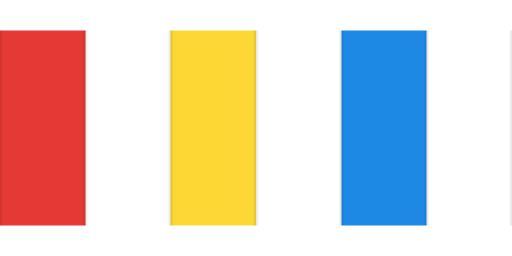
#> input picture app/src/main/assets/balls/tex_0.png, 512 x 256 px, given in place of src.webp, which was not available
$ python seg.py ../../app/src/main/assets/balls
#> lines starting #> are read from the running program, lines starting #| are printed output that depends on the picture; after the words box and inside, x2 and y2 are one past the last pixel; in counts of white or black regions, pixels touching at a corner belong together
import sys, numpy as np
from PIL import Image, ImageDraw
D=sys.argv[1]
im=Image.open(f'{D}/src.webp').convert('RGB'); W,H=im.size
#> after `W, H = im.size`: W = 512; H = 256
a=np.asarray(im).astype(np.float32)
mx=a.max(-1); mn=a.min(-1)

def shift(m,dx,dy):
    o=np.zeros_like(m)
    ys=slice(max(dy,0),H+min(dy,0)); yd=slice(max(-dy,0),H+min(-dy,0))
    xs=slice(max(dx,0),W+min(dx,0)); xd=slice(max(-dx,0),W+min(-dx,0))
    o[ys,xs]=m[yd,xd]; return o
def dilate(m,n=1):
    for _ in range(n):
        m=m|shift(m,1,0)|shift(m,-1,0)|shift(m,0,1)|shift(m,0,-1)
    return m
def erode(m,n=1): return ~dilate(~m,n)

def label(mask, minsize=1):
    """Connected components via PIL flood fill. Returns list of boolean masks."""
    img=Image.fromarray((mask*255).astype(np.uint8)).convert('RGB')
    arr=np.asarray(img); comps=[]
    todo=mask.copy(); k=0
    while todo.any():
        ys,xs=np.nonzero(todo); y,x=ys[0],xs[0]
        k+=1; col=(k%251+1, (k//251)%251+1, 7)
        ImageDraw.floodfill(img,(int(x),int(y)),col,thresh=0)
        arr=np.asarray(img)
        c=(arr[...,0]==col[0])&(arr[...,1]==col[1])&(arr[...,2]==7)
        todo&=~c
        if c.sum()>=minsize: comps.append(c)
    return comps

# --- background: outside the card (black corners) + white card + enclosed white pockets
whiteish=(mn>226)&((mx-mn)<30)
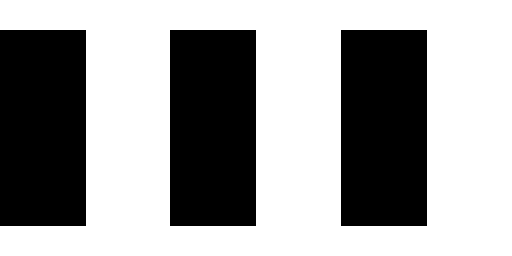
#> whiteish: shape (256, 512) bool; 61.4% white; 3 black regions, box (x1, y1, x2, y2) and area: (0, 30, 86, 226) 16856, (170, 30, 256, 226) 16856, (341, 30, 427, 226) 16856
black=mx<40
#> black: shape (256, 512) bool; every value is 0
cand=whiteish|black
bg=np.zeros((H,W),bool)
for c in label(cand, 1):
#> in label, `k = 0`: k = 0
    ys,xs=np.nonzero(c)
    if c.sum()>120 or c[0].any() or c[:,0].any(): bg|=c
#> this loop made 1 pass
fg=~bg
# drop specks
fgc=[c for c in label(fg,1)]
#> call 2 of label, with minsize = 1
#> the loop in label (call 2), `while todo.any():` made 3 passes
#> (x, col) on passes 1 to 3: (0, (2, 1, 7)), (170, (3, 1, 7)), (341, (4, 1, 7))
#> pass 1, in label (call 2), `todo&=~c`:
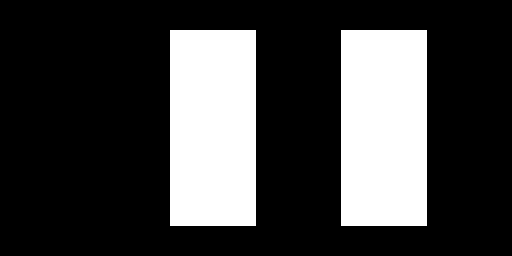
#> todo: shape (256, 512) bool; 25.7% white; 2 white regions, box (x1, y1, x2, y2) and area: (170, 30, 256, 226) 16856, (341, 30, 427, 226) 16856
#> after the loop in label (call 2), `while todo.any():`:
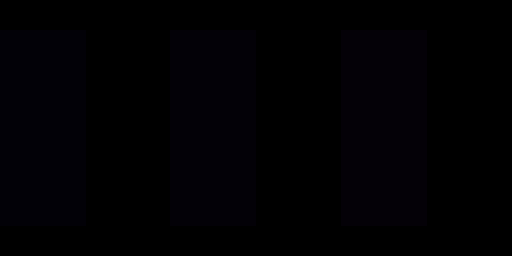
#> img: PIL image 512x256 RGB; mean R, G, B 1.16, 0.386, 2.7
#> after the loop in label (call 2), `while todo.any():`: comps = 3 items; k = 3
#> fgc = 3 items
fg=np.zeros_like(fg)
for c in fgc:
    if c.sum()>=60: fg|=c
#> this loop made 3 passes
bg=~fg
print('components fg:', sum(1 for c in fgc if c.sum()>=60))
#| components fg: 3
#> c: shape (256, 512) bool; 12.9% white; 1 white region, box (x1, y1, x2, y2) and area: (341, 30, 427, 226) 16856

# --- alpha by unmixing from white in a band around the boundary
band=dilate(fg,2)&~erode(fg,3)
#> the loop in dilate (call 2), `for _ in range(n):` made 3 passes
#> in erode, `def erode(m,n=1): return ~dilate(~m,n)`: returned value: shape (256, 512) bool; 35.2% white; 3 white regions, box (x1, y1, x2, y2) and area: (0, 33, 83, 223) 15770, (173, 33, 253, 223) 15200, (344, 33, 424, 223) 15200
#> band: shape (256, 512) bool; 5.6% white; 3 white regions, box (x1, y1, x2, y2) and area: (168, 28, 258, 228) 2788, (339, 28, 429, 228) 2788, (0, 28, 88, 228) 1824
interior=fg&~band
F=np.where(interior[...,None],a,0); Wt=interior.astype(np.float32)
Fs=F.copy(); Ws=Wt.copy()
for _ in range(8):  # spread interior colour outwards
    Fn=Fs.copy(); Wn=Ws.copy()
    for dx,dy in ((1,0),(-1,0),(0,1),(0,-1)):
        Fn+= np.stack([shift_f for shift_f in [np.roll(np.roll(Fs,dy,0),dx,1)]])[0]
        Wn+= np.roll(np.roll(Ws,dy,0),dx,1)
    Fs,Ws=Fn,Wn
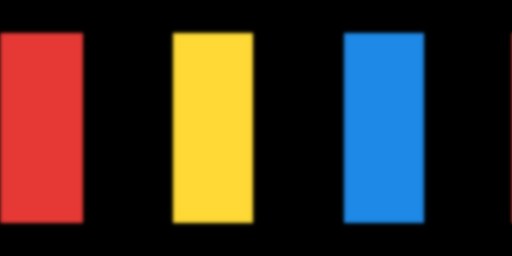
#> Fn: shape (256, 512, 3) float32; mean R, G, B 23555044, 18619690, 15256833; drawn with min black and max white
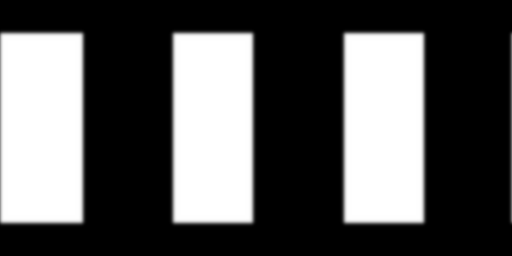
#> Wn: shape (256, 512) float32; min 0, max 390625, mean 137597.3; drawn with min black and max white
est=Fs/np.maximum(Ws,1e-3)[...,None]
d=255-est; c=255-a
alpha_b=np.clip((c*d).sum(-1)/np.maximum((d*d).sum(-1),1.0),0,1)
alpha=np.where(interior,1.0,np.where(band,alpha_b,0.0)).astype(np.float32)
col=np.where(band[...,None]&(Ws[...,None]>0),est,a)
# where unmixed alpha is small the colour estimate is what matters; keep original where solid
col=np.where((alpha>0.98)[...,None],a,col)

# --- classes
r,g,b=a[...,0],a[...,1],a[...,2]
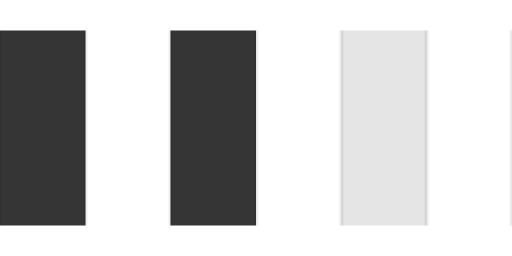
#> b: shape (256, 512) float32; min 48, max 255, mean 199.8
solid=alpha>0.5
#> solid: shape (256, 512) bool; 38.3% white; 3 white regions, box (x1, y1, x2, y2) and area: (341, 30, 427, 226) 16852, (170, 30, 256, 226) 16698, (0, 30, 86, 226) 16694
YY,XX=np.mgrid[0:H,0:W]
comps=[c&solid for c in label(solid,40)]
#> the loop in label (call 3), `while todo.any():` made 3 passes
#> (x, col) on passes 1 to 3: (0, (2, 1, 7)), (171, (3, 1, 7)), (342, (4, 1, 7))
#> pass 1, in label (call 3), `todo&=~c`:
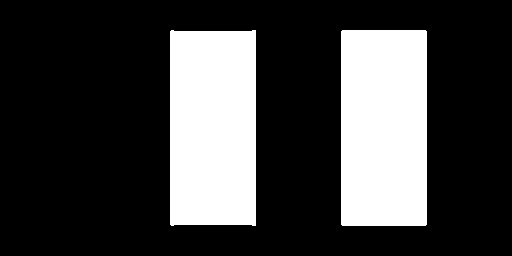
#> todo: shape (256, 512) bool; 25.6% white; 2 white regions, box (x1, y1, x2, y2) and area: (341, 30, 427, 226) 16852, (170, 30, 256, 226) 16698
#> after the loop in label (call 3), `while todo.any():`: k = 3
#> comps = 3 items
info=[]
for i,c in enumerate(comps):
    ys,xs=np.nonzero(c); info.append((i,c.sum(),xs.min(),ys.min(),xs.max(),ys.max()))
#> after the loop, info = [(0, 16694, 0, 30, 85, 225), (1, 16698, 170, 30, 255, 225), (2, 16852, 341, 30, 426, 225)]
for t in sorted(info,key=lambda t:-t[1])[:20]: print(t)
#> this loop made 3 passes
#| (2, 16852, 341, 30, 426, 225)
#| (1, 16698, 170, 30, 255, 225)
#| (0, 16694, 0, 30, 85, 225)
np.savez_compressed(f'{D}/seg.npz',alpha=alpha,col=col.astype(np.float32),fg=fg)

$ run again, on app/src/main/assets/balls/tex_10.png
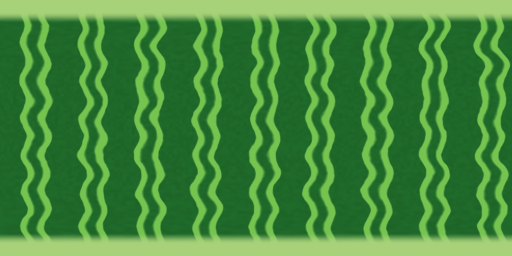
#> input picture app/src/main/assets/balls/tex_10.png, 512 x 256 px, given in place of src.webp, which was not available
#> whiteish: shape (256, 512) bool; every value is 0
#> img: PIL image 512x256 RGB; every value is 0
#> in label, `k = 0`: k = 0
#> fg: shape (256, 512) bool; every value is 1
#> img: PIL image 512x256 RGB; every value is 255
#> the loop in label (call 2), `while todo.any():` made 1 pass
#> (y, x, k, col) on pass 1: (0, 0, 1, (2, 1, 7))
#> fgc = 1 item
#> the loop `for c in fgc:` made 1 pass
#| components fg: 1
#> the loop in dilate (call 2), `for _ in range(n):` made 3 passes
#> Wt: shape (256, 512) float32; every value is 1
#> after the loop `for _ in range(8):`:
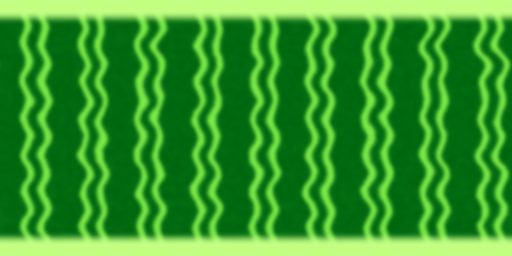
#> Fn: shape (256, 512, 3) float32; mean R, G, B 26637804, 54034020, 23655422; drawn with min black and max white
#> `r,g,b=a[...,0],a[...,1],a[...,2]`:
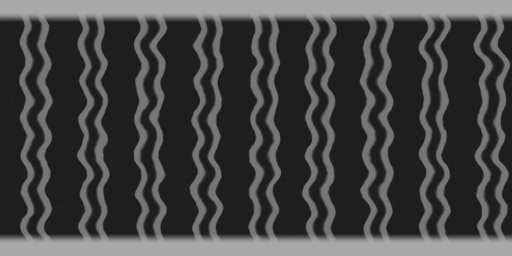
#> r: shape (256, 512) float32; min 29, max 168, mean 68.2
#> the loop `for i,c in enumerate(comps):` made 1 pass
#> after the loop `for i,c in enumerate(comps):`: info = [(0, 131072, 0, 0, 511, 255)]
#> the loop `for t in sorted(info,key=lambda t:-t[1])[:20]: print(t)` made 1 pass
#> (printed output is left out)

$ run again, on app/src/main/assets/balls/tex_11.png
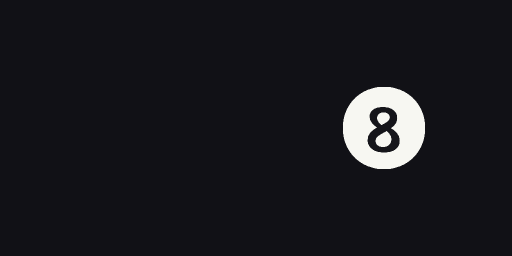
#> input picture app/src/main/assets/balls/tex_11.png, 512 x 256 px, given in place of src.webp, which was not available
#> `whiteish=(mn>226)&((mx-mn)<30)`:
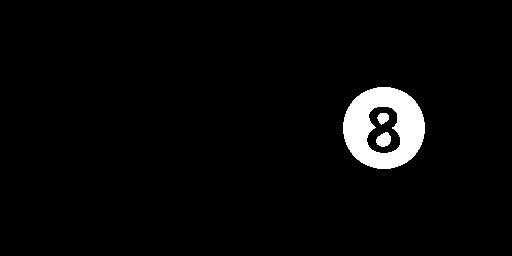
#> whiteish: shape (256, 512) bool; 3.4% white; 3 white regions, box (x1, y1, x2, y2) and area: (343, 87, 425, 169) 4145, (376, 132, 391, 147) 165, (377, 113, 389, 125) 102
#> black: shape (256, 512) bool; 96.4% white; 3 black regions, box (x1, y1, x2, y2) and area: (343, 87, 425, 169) 4400, (375, 131, 392, 147) 202, (377, 112, 390, 125) 130
#> cand: shape (256, 512) bool; 99.8% white; black in thin lines or dots, all inside (x1, y1, x2, y2) = (343, 87, 425, 169)
#> in label, `k = 0`: k = 0
#> the loop `for c in label(cand, 1):` made 1 pass
#> the loop in label (call 2), `while todo.any():` made 182 passes
#> (y, x, col) on passes 1 to 3: (87, 374, (2, 1, 7)), (87, 391, (3, 1, 7)), (88, 371, (4, 1, 7))
#> fgc = 182 items
#> bg: shape (256, 512) bool; every value is 1
#| components fg: 0
#> the loop in dilate (call 2), `for _ in range(n):` made 3 passes
#> F: shape (256, 512, 3) float32; every value is 0
#> Wt: shape (256, 512) float32; every value is 0
#> d: shape (256, 512, 3) float32; every value is 255
#> `c = 255 - a`:
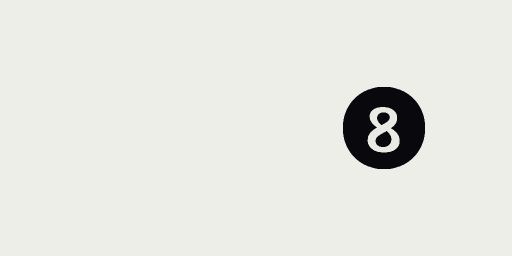
#> c: shape (256, 512, 3) float32; mean R, G, B 230, 230, 224.9
#> `comps=[c&solid for c in label(solid,40)]`: comps = []

$ run again, on app/src/main/assets/balls/tex_12.png
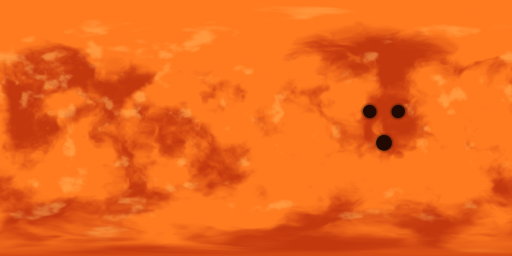
#> input picture app/src/main/assets/balls/tex_12.png, 512 x 256 px, given in place of src.webp, which was not available
#> whiteish: shape (256, 512) bool; every value is 0
#> black: shape (256, 512) bool; 0.32% white; 3 white regions, box (x1, y1, x2, y2) and area: (377, 135, 391, 150) 170, (392, 105, 405, 118) 123, (364, 105, 376, 118) 122
#> in label, `k = 0`: k = 0
#> the loop `for c in label(cand, 1):` made 3 passes
#> the loop in label (call 2), `while todo.any():` made 1 pass
#> (y, x, k, col) on pass 1: (0, 0, 1, (2, 1, 7))
#> fgc = 1 item
#> the loop `for c in fgc:` made 1 pass
#| components fg: 1
#> the loop in dilate (call 2), `for _ in range(n):` made 3 passes
#> band: shape (256, 512) bool; 0.45% white; 3 white regions, box (x1, y1, x2, y2) and area: (374, 132, 394, 153) 220, (361, 102, 379, 121) 185, (389, 102, 408, 121) 185
#> Wt: shape (256, 512) float32; values 0 (black) and 1 (white), 99.4% white; 3 black regions, box (x1, y1, x2, y2) and area: (374, 132, 394, 153) 314, (389, 102, 408, 121) 246, (361, 102, 379, 121) 245
#> `r,g,b=a[...,0],a[...,1],a[...,2]`:
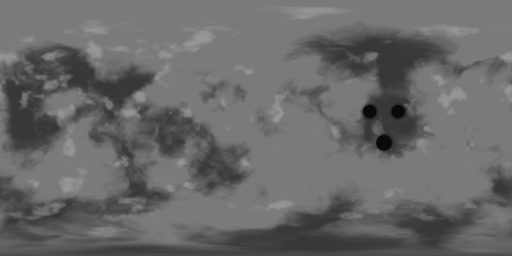
#> g: shape (256, 512) float32; min 10, max 150, mean 104.6
#> img: PIL image 512x256 RGB; 99.8% white; 3 black regions, box (x1, y1, x2, y2) and area: (379, 137, 389, 148) 94, (394, 107, 403, 116) 61, (366, 107, 374, 116) 60
#> the loop `for i,c in enumerate(comps):` made 1 pass
#> after the loop `for i,c in enumerate(comps):`: info = [(0, 130857, 0, 0, 511, 255)]
#> the loop `for t in sorted(info,key=lambda t:-t[1])[:20]: print(t)` made 1 pass
#> (printed output is left out)
